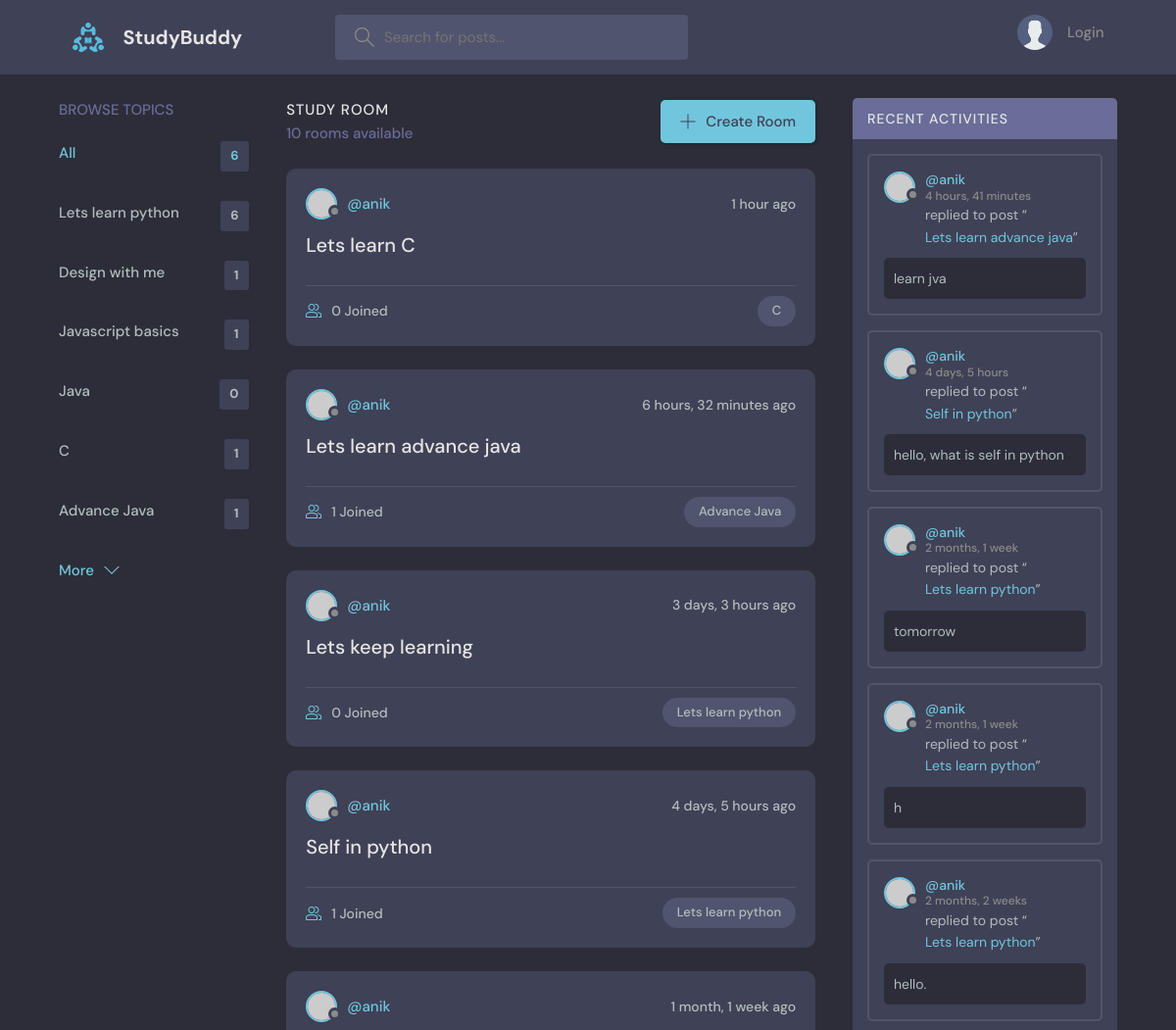
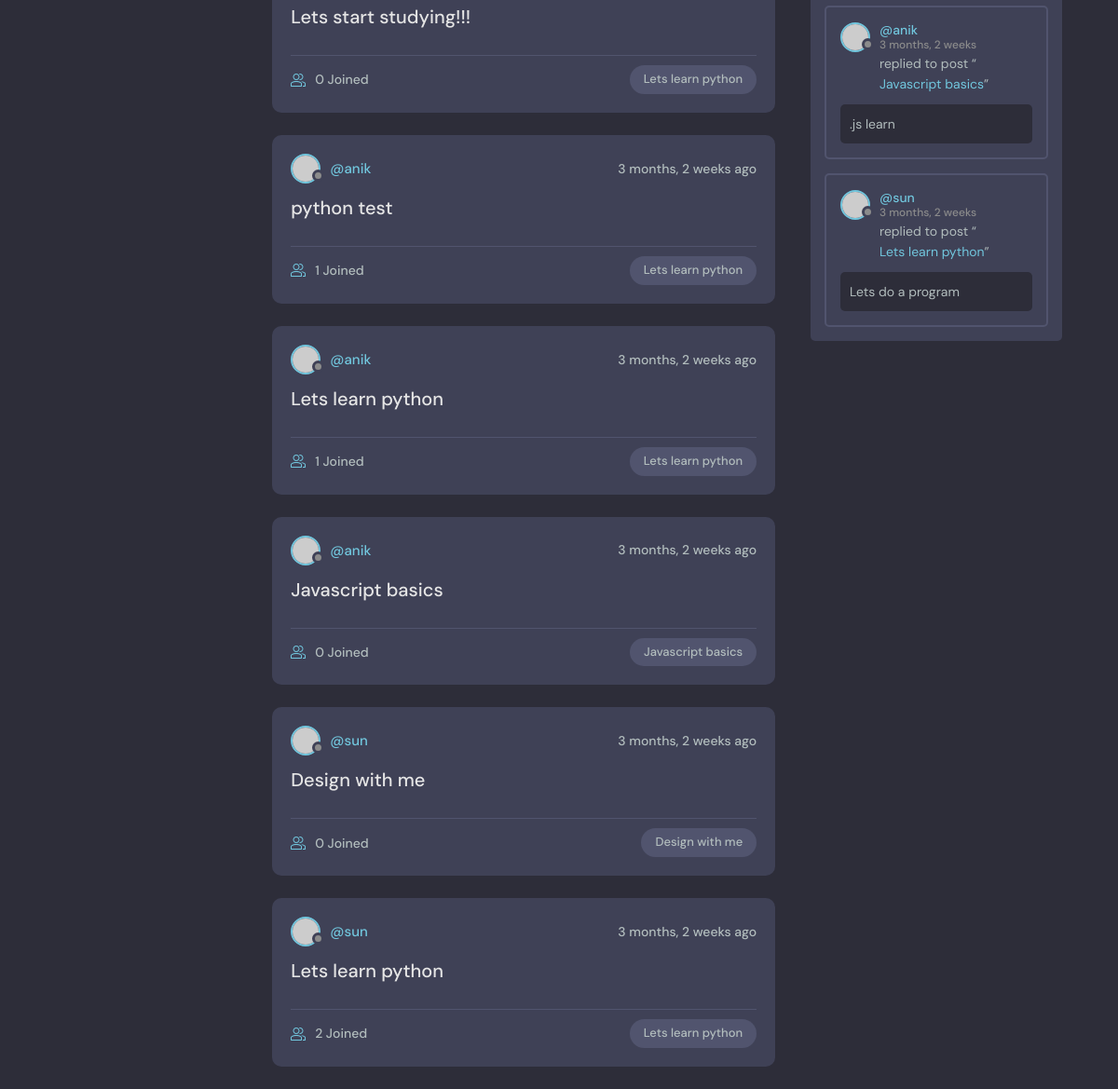
The page / on the database its author committed (2 pictures, top to bottom).
### base/models.py (models this page shows, shortened)
class Topic(models.Model):
    name = models.CharField(max_length=200, null=False,)
    objects = models.Manager()

class Room(models.Model):
    host = models.ForeignKey(User, on_delete=models.SET_NULL, null=True)
    topic = models.ForeignKey(Topic, on_delete=models.SET_NULL, null=True)
    name = models.CharField(max_length=200, null=False, blank= False)
    description = models.TextField(null= True, blank= True,)
    participants = models.ManyToManyField(User, related_name='participants', blank= True)
    updated = models.DateTimeField(auto_now= True)
    created = models.DateTimeField(auto_now_add= True)
    objects = models.Manager()
    class Meta:
        ordering = ['-created', '-updated']
    def __str__(self):
        return str(self.name)

class Messages(models.Model):
    user = models.ForeignKey(User, on_delete=models.CASCADE)
    room = models.ForeignKey(Room, on_delete=models.CASCADE)
    body = models.TextField()
    updated = models.DateTimeField(auto_now= True)
    created = models.DateTimeField(auto_now_add= True)
    objects = models.Manager()
    class Meta:
        ordering = ['-created', '-updated']

### base/views.py (the view)
# urls.py: path('', views.home, name = "home"),
def home(request):
    q = request.GET.get('q') if request.GET.get('q') != None else ''
    rooms = Room.objects.filter(
            Q(topic__name__icontains = q) |
            Q(name__icontains = q) |
            Q(description__icontains = q)
            )
    topics = Topic.objects.all()
    room_count = rooms.count()
    room_messages = Messages.objects.filter(Q(room__topic__name__icontains = q))
    context =  {'rooms': rooms, 'topics': topics, 'room_count': room_count, 'room_messages': room_messages}
    return render(request,'base/home.html', context)

### base/templates/base/home.html (shortened to what this page needs)
{% extends 'main.html' %}
{% block content %}
    <main class="layout layout--3">
      <div class="container">
        {% include 'base/topics_component.html' %}
        <div class="roomList">
          <div class="roomList__header">
            <div>
              <h2>Study Room</h2>
              <p>{{ room_count }} rooms available</p>
            </div>
            <a class="btn btn--main" href="{% url 'create-room' %}">
              <svg version="1.1" xmlns="http://www.w3.org/2000/svg" width="32" height="32" viewBox="0 0 32 32">
                <title>add</title>
                <path
                  d="M16.943 0.943h-1.885v14.115h-14.115v1.885h14.115v14.115h1.885v-14.115h14.115v-1.885h-14.115v-14.115z"
                ></path>
              </svg>
              Create Room
            </a>
          </div>
            {% include 'base/feed_component.html' %}
          </div>
            {% include 'base/activity_component.html' %}
      </div>
    </main>
{% endblock content %}

### base/templates/base/topics_component.html
<div class="topics">
    <div class="topics__header">
      <h2>Browse Topics</h2>
    </div>
    <ul class="topics__list">
      <li>
        <a href="{% url 'home' %}" class="active">All<span>{{ topics.count }}</span></a>
      </li>
        {% for topic in topics %}
            <li>
                <a href="{% url 'home' %}?q={{ topic.name }}">{{ topic.name }}<span>{{ topic.room_set.all.count }}</span></a>
            </li>
        {% endfor %}
    </ul>
    <a class="btn btn--link" href="topics.html">
      More
      <svg version="1.1" xmlns="http://www.w3.org/2000/svg" width="32" height="32" viewBox="0 0 32 32">
        <title>chevron-down</title>
        <path d="M16 21l-13-13h-3l16 16 16-16h-3l-13 13z"></path>
      </svg>
    </a>
  </div>

### base/templates/base/feed_component.html (shortened to what this page needs)
{% for room in rooms %}
    <div class="roomListRoom">
        <div class="roomListRoom__header">
        <a href="{% url 'user-profile' room.host.id %}" class="roomListRoom__author">
            <div class="avatar avatar--small">
            <img src="https://randomuser.me/api/portraits/women/11.jpg" />
            </div>
            <span>@{{ room.host.username }}</span>
        </a>
        <div class="roomListRoom__actions">
            <span>{{ room.created|timesince }} ago</span>
        </div>
        </div>
        <div class="roomListRoom__content">
        <a href="{% url 'room' room.id %}">{{ room.name }}</a>
        </div>
        <div class="roomListRoom__meta">
        <a href="{% url 'room' room.id %}" class="roomListRoom__joined">
            {{ room.participants.all.count }} Joined
        </a>
        <p class="roomListRoom__topic">{{ room.topic.name }}</p>
        </div>
    </div>
{% endfor %}

### base/templates/base/activity_component.html (shortened to what this page needs)
<div class="activities">
    <div class="activities__header">
      <h2>Recent Activities</h2>
    </div>
    {% for message in room_messages %}
    <div class="activities__box">
      <div class="activities__boxHeader roomListRoom__header">
            <a href="{% url 'user-profile' message.user.id %}" class="roomListRoom__author">
                <div class="avatar avatar--small">
                    <img src="https://randomuser.me/api/portraits/women/11.jpg" />
                </div>
                <p>
                    @{{ message.user}}
                    <span>{{ message.created | timesince}}</span>
                </p>
            </a>
      </div>
      <div class="activities__boxContent">
        <p>replied to post “<a href="{% url 'room' message.room.id %}">{{ message.room }}</a>”</p>
        <div class="activities__boxRoomContent">
            {{ message.body }}
          </div>
      </div>
    </div>
    {% endfor %}
  </div>

### rows shown on the page
Topic: name "Lets learn python", room_set.all.count "6"
Topic: name "Design with me", room_set.all.count "1"
Topic: name "Javascript basics", room_set.all.count "1"
Topic: name "Java", room_set.all.count "0"
Topic: name "C", room_set.all.count "1"
Topic: name "Advance Java", room_set.all.count "1"
Room: host.username "anik", created "1 hour", name "Lets learn C", participants.all.count "0", topic.name "C"
Room: host.username "anik", created "6 hours, 32 minutes", name "Lets learn advance java", participants.all.count "1", topic.name "Advance Java"
Room: host.username "anik", created "3 days, 3 hours", name "Lets keep learning", participants.all.count "0", topic.name "Lets learn python"
Room: host.username "anik", created "4 days, 5 hours", name "Self in python", participants.all.count "1", topic.name "Lets learn python"
Room: host.username "anik", created "1 month, 1 week", name "Lets start studying!!!", participants.all.count "0", topic.name "Lets learn python"
Room: host.username "anik", created "3 months, 2 weeks", name "python test", participants.all.count "1", topic.name "Lets learn python"
Room: host.username "anik", created "3 months, 2 weeks", name "Lets learn python", participants.all.count "1", topic.name "Lets learn python"
Room: host.username "anik", created "3 months, 2 weeks", name "Javascript basics", participants.all.count "0", topic.name "Javascript basics"
Room: host.username "sun", created "3 months, 2 weeks", name "Design with me", participants.all.count "0", topic.name "Design with me"
Room: host.username "sun", created "3 months, 2 weeks", name "Lets learn python", participants.all.count "2", topic.name "Lets learn python"
Messages: user "anik", created "4 hours, 41 minutes", room "Lets learn advance java", body "learn jva"
Messages: user "anik", created "4 days, 5 hours", room "Self in python", body "hello, what is self in python"
Messages: user "anik", created "2 months, 1 week", room "Lets learn python", body "tomorrow"
Messages: user "anik", created "2 months, 1 week", room "Lets learn python", body "h"
Messages: user "anik", created "2 months, 2 weeks", room "Lets learn python", body "hello."
Messages: user "anik", created "3 months, 2 weeks", room "Javascript basics", body ".js learn"
Messages: user "sun", created "3 months, 2 weeks", room "Lets learn python", body "Lets do a program"

### other values the page prints
{{ topics.count }} "6"
{{ room_count }} "10"
